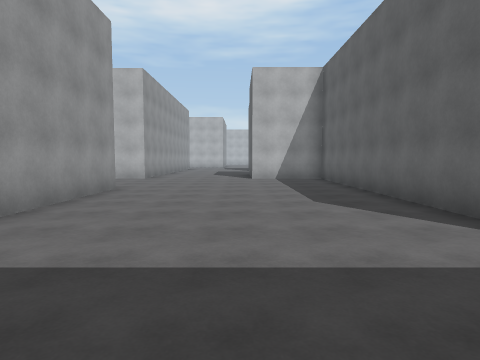
View 1 (above)

19 first-person views from a walk through a scene from a Unity 3-D project. The camera is 1.5 m above the floor, tilts 4° down and sees 75° across. The floor is counted in squares, 2 m on a side. Each view is taken from the middle of a square. On the plan, view 1 faces up. The plan holds only what a view shows up to about 10 squares ahead; the rest is blank. The place goes on beyond the plan.

View 2
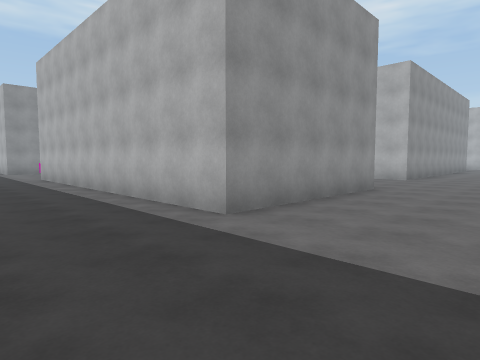

View 3
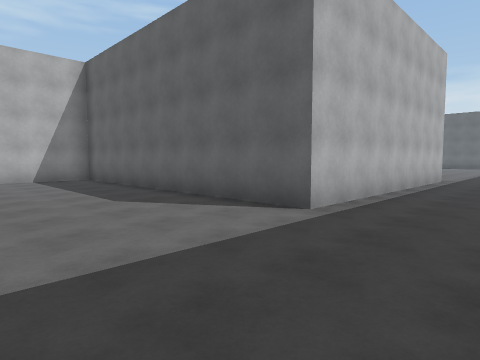

View 4
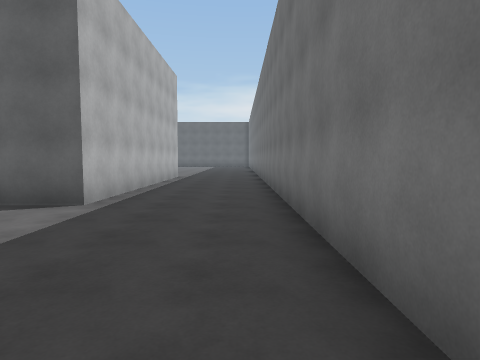

View 5
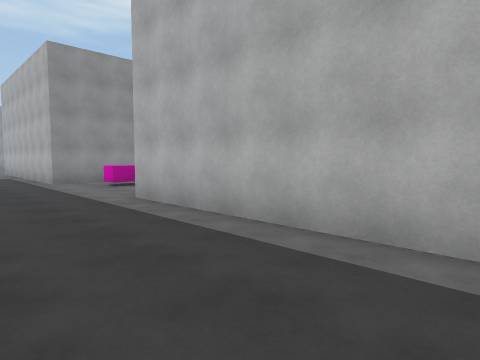

View 6
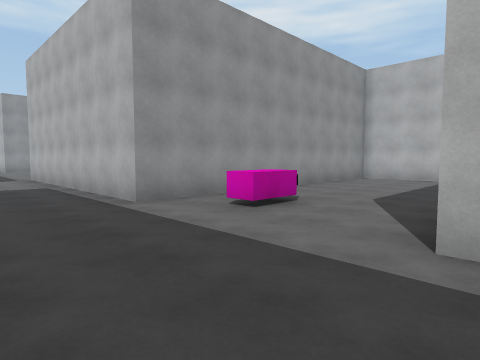

View 7
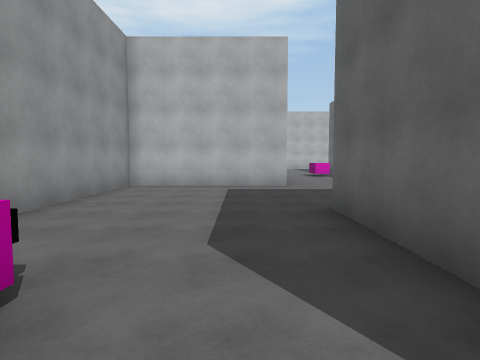

View 8
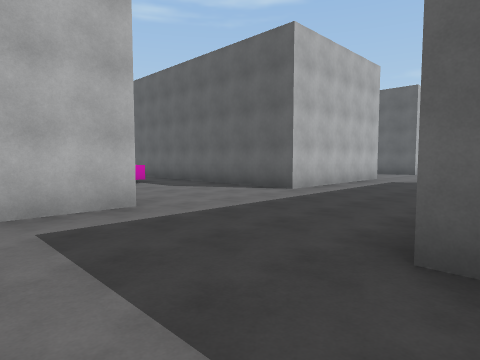

View 9
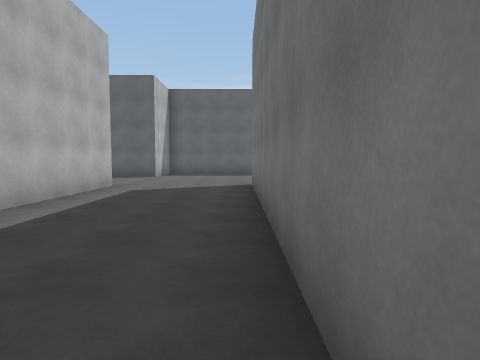

View 10
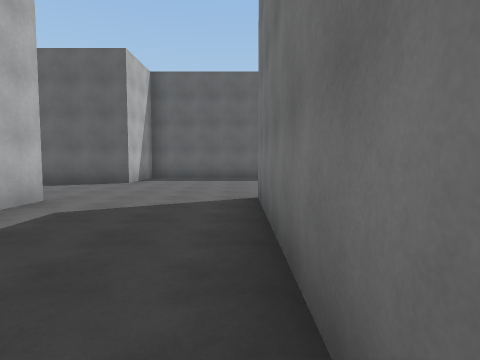

View 11
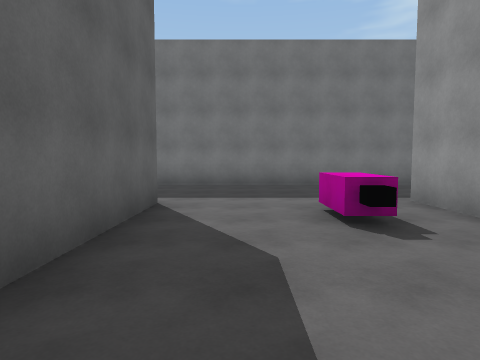

View 12
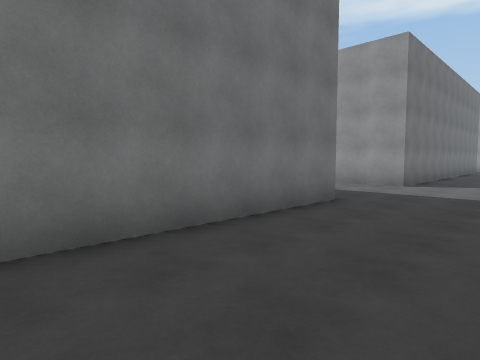

View 13
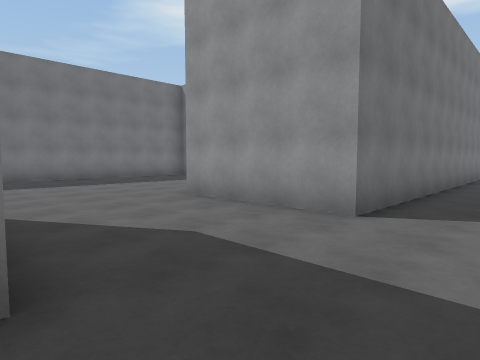

View 14
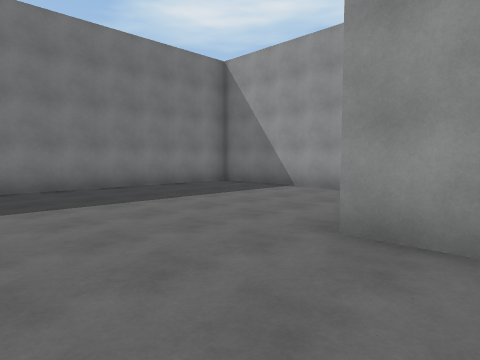

View 15
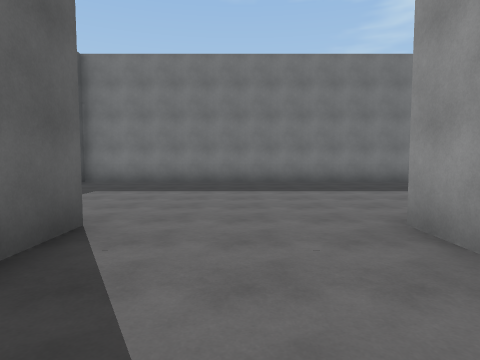

View 16
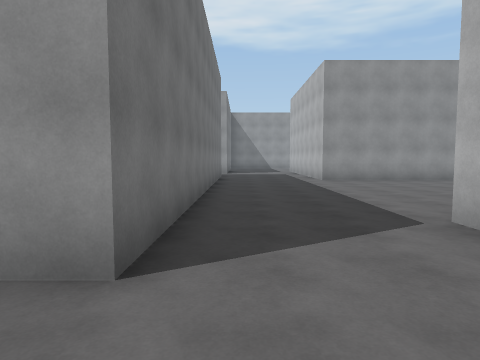

View 17
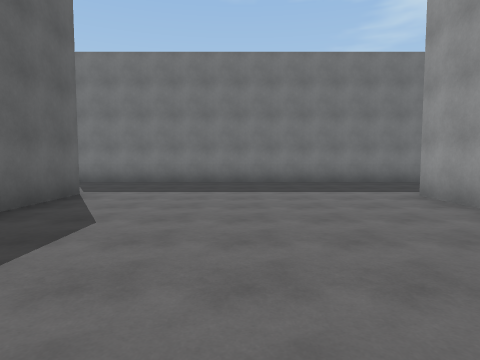

View 18
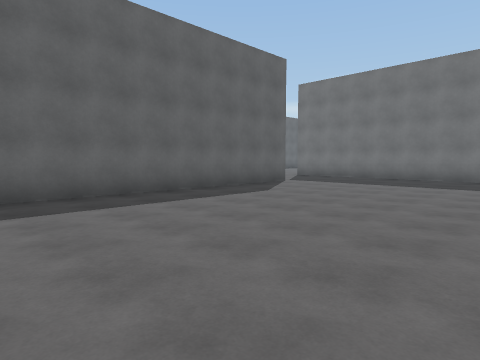

View 19
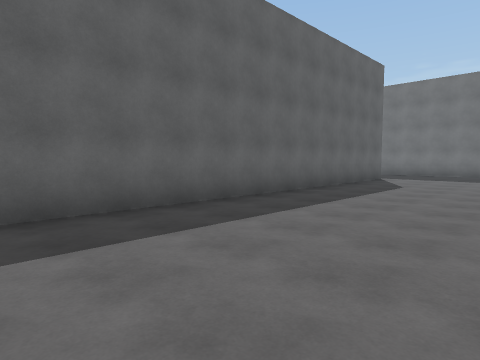

### Floor plan
Points are (right, up) in squares from view 1. A wall is a line through its corners. A room is listed if a view was taken in it or the views show most of it. See-through windows are left out.
Room 1 (views 1, 2, 3, 4, 5, 6, 7, 8, 9, 10, 11, 12, 13, 14, 15, 16, 17, 18, 19)
walls: (-11.6, 7.7) (-3, 7.7) (-3, 2.8) (-12.6, 2.8) (-12.6, 7.7); (-19.2, -0.8) (-11.6, -0.8); (-12.6, 11.6) (-17, 11.6) (-17, 2.5) (-24.7, 2.5) (-24.7, 13.5); (-19.2, -4.5) (-19.2, -3.2); (-3.4, 11.6) (-8.7, 11.6) (-8.7, 14.5); (-1.1, -0.8) (7.9, -0.8); (-27.2, -6.6) (-27.2, -10); (-31.5, -0.8) (-22.9, -0.8) (-22.9, -4.5); (1.9, 11.4) (0.4, 11.4) (0.4, 14); (-26.5, -11) (-16, -11); (8.5, 2.5) (3, 2.5) (3, 10.2)
objects: other object (-16, 4)

Positions as (right, up) in squares from view 1, and headings:
1: (0, 0), facing up
2: (0, 0), facing up-left
3: (-1, 0), facing up-right
4: (-2, 0), facing right
5: (-7, 0), facing up-left
6: (-12, 0), facing up-left
7: (-14, 3), facing up
8: (-15, 7), facing up-right
9: (-12, 8), facing right
10: (-9, 8), facing right
11: (-14, 8), facing down
12: (-14, 2), facing down-left
13: (-19, 1), facing down-left
14: (-20, -3), facing down-left
15: (-21, -1), facing down
16: (-21, 0), facing left
17: (-28, 9), facing down
18: (-31, 11), facing down-right
19: (-29, 14), facing down-right
